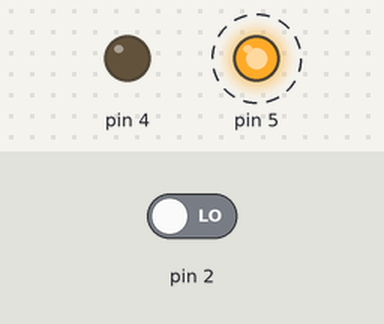
A sketch run on a simulated Arduino Uno, built with avr-gcc and run on an emulated ATmega328P. On the bench: output pins drawn as LEDs (lit = HIGH). Dashed ring = blinking. The inputs (shaded band) are chosen by the test bench; at power-on: pin 2 LOW.

Above: at 5.05 s.
5.1 s: pin 2 driven HIGH
At 5.9 s:
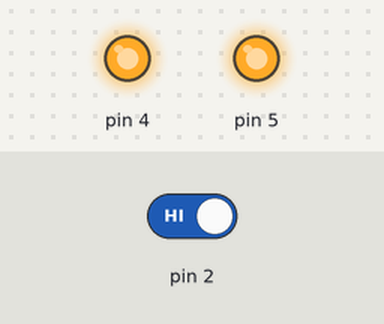
At 6.3 s:
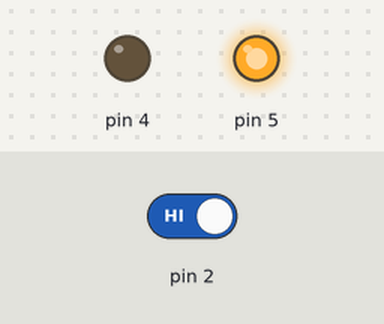
Timing chart, 0 to 14.1 s (numbered marks = the images above; inputs shaded):
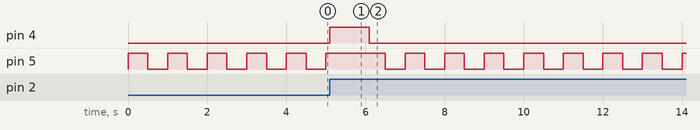

The sketch:

Exercicio_1.ino
```cpp
ISR(INT0_vect){
  PORTD |= 0b00010000;
  _delay_ms(1000);
  PORTD &= ~0b00010000;
}

int main(){
  DDRD = 0b00110000;
  PORTD = 0b00000000;
  EICRA = 0b00000011;
  EIMSK = 0b00000001;
  sei();

  while(1){
    PORTD ^= 0b00100000;
    _delay_ms(500);
  }
}
```

Measured:
- after the input at 5.1 s, pin 4: LOW → HIGH at once, → LOW 1.0 s later
- by itself, pin 5: alternates HIGH for 0.50 s and LOW for 0.50 s
